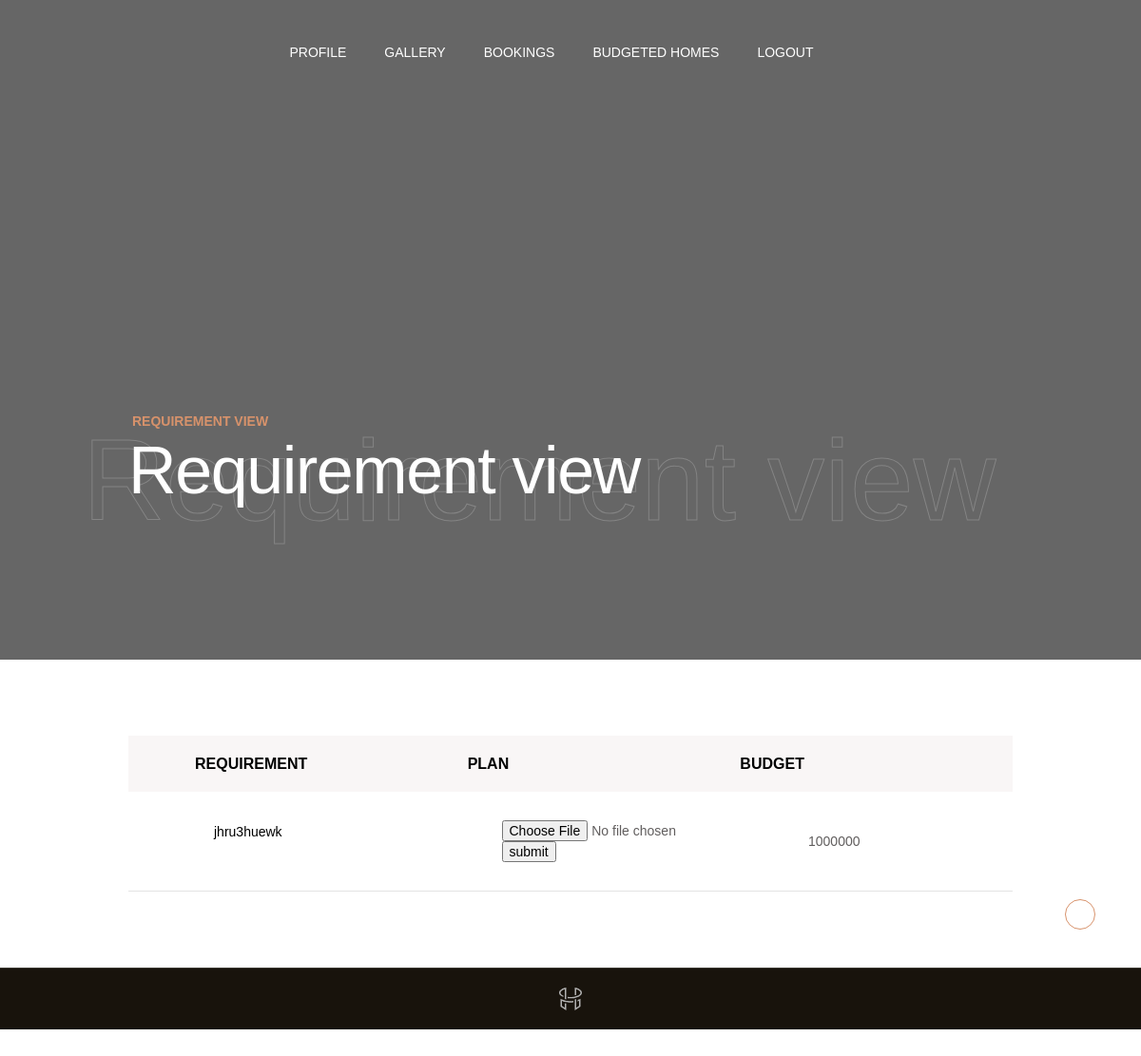
/architecture/viewreq.php?b_id=8 (signed in), run on an earlier commit of the app's database.
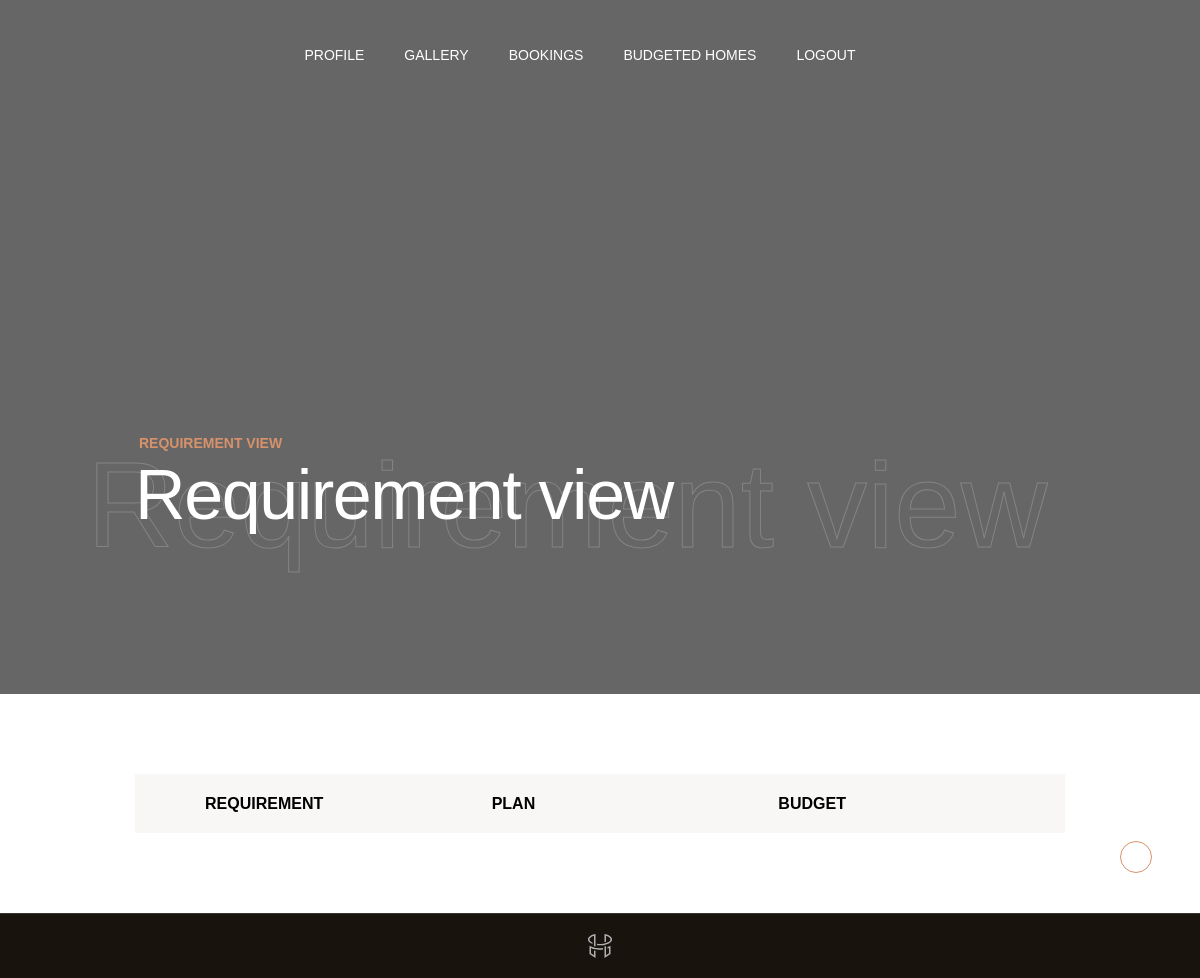
And on a later commit of the database.
### tables this page shows
CREATE TABLE IF NOT EXISTS `requirement` (
  `rb_id` int(30) NOT NULL AUTO_INCREMENT,
  `r_requirement` varchar(100) NOT NULL,
  `b_id` int(30) NOT NULL,
  `r_plan` varchar(100) NOT NULL,
  `r_budget` varchar(100) NOT NULL,
  PRIMARY KEY (`rb_id`)
);

### architecture/viewreq.php (the view, shortened to what this page needs)
<?php
include 'ar_header.php';
$b_id=$_GET['b_id'];
?>
<?php
include'../database.php';
     ?>
  <div class="content-wrapper  js-content-wrapper">
        <section class="page-masthead">
          <div data-parallax="0.6" class="page-masthead__bg">
          </div>
          <div class="container">
            <div class="page-masthead__content">
              <div class="row justify-content-between md:justify-content-center align-items-center">
                <div class="col-lg-9 col-md-10">
                  <div data-anim="slide-up delay-1">
                    <div class="page-masthead__subtitle">Requirement view</div>
                    <div class="page-masthead__back_title">Requirement view</div>
                    <h1 class="page-masthead__title text-white">Requirement view</h1>
                  </div>
                </div>
              </div>
            </div>
          </div>
        </section>
        <section class="layout-pt-md layout-pb-md">
          <div class="container">
            <div class="row x-gap-60">
              <div class="col-lg">
                <div class="shopCart-header sm:d-none">
                  <div class="row no-gutters justify-content-between">
                    <div class="col-md-4">
                      <div class="shopCart-header__title">
                       Requirement
                      </div>
                    </div>
                    <div class="col-md-4">
                      <div class="shopCart-header__title">
                        Plan
                      </div>
                    </div>
                    <div class="col-md-4">
                      <div class="shopCart-header__title">
                        Budget
                      </div>
                    </div>
                  </div>
                </div>
                <div class="shopCart-products">
                  <?php
  $sql="SELECT *  FROM requirement WHERE b_id=$b_id";
                    $result = $con->query($sql);
                               while($row= mysqli_fetch_array($result))
                                 {
                                  ?>
                  <div class="shopCart-products__item">
                    <div class="row no-gutters y-gap-10 justify-content-between">
                      <div class="col-md-4">
                        <div class="shopCart-products__product">
                          <div class="title"><?php echo  $r_requirement= $row['r_requirement']; ?></div>
                        </div>
                      </div>
                      <div class="col-md-4 ">
                        <div class="d-flex h-100 align-items-center">
                          <div class="shopCart-products__price text-grey">
                             <?php   $r_plan= $row['r_plan'];
$vvv="Yes";
if($r_plan==$vvv)
{
  ?>
  <form action="" method="POST" enctype="multipart/form-data">
  <input type="file" name="plan">
  <input type="submit" name="plansubmit" value="submit">
</form>
  <?php
}
                             ?>
                          </div>
                        </div>
                      </div>
                      <div class="col-md-3 ">
                        <div class="d-flex h-100 align-items-center">
                          <div class="shopCart-products__price text-grey">
                             <?php echo  $r_budget=$row['r_budget']; ?>
                          </div>
                        </div>
                      </div>
                    </div>
                  </div>
                <?php   }
                                 ?>
                </div>
              </div>
              </div>
          </div>
        </section>
       <?php
include 'ar_footer.php';
?>

What changed in the data, as far as the page shows it:
removed requirement: r_requirement "jhru3huewk", r_budget "1000000"
